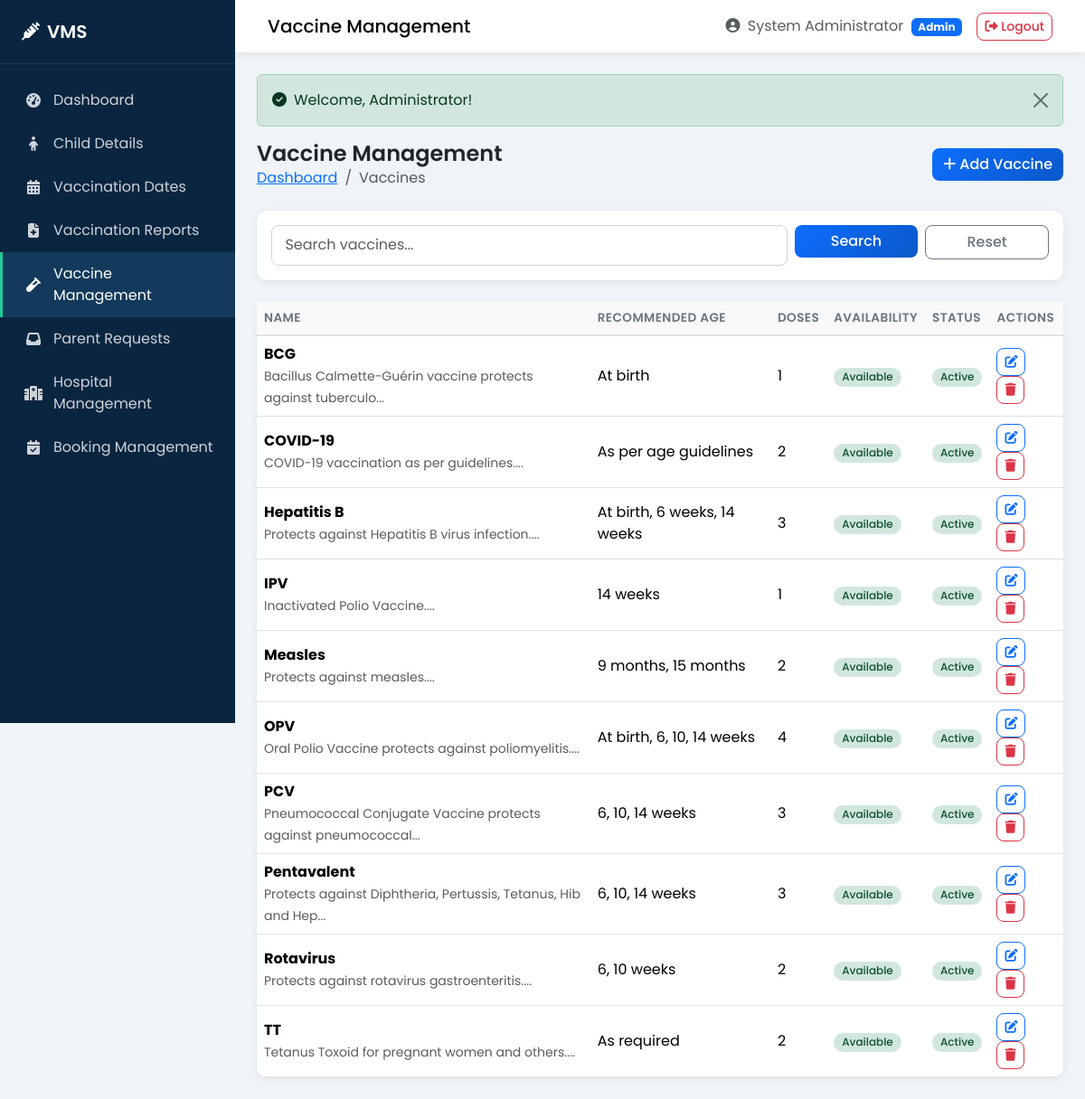
/admin/vaccines.php (signed in), run on the app's committed database.
### tables this page shows
CREATE TABLE `vaccines` (
  `id` int(11) NOT NULL AUTO_INCREMENT,
  `name` varchar(100) NOT NULL,
  `description` text DEFAULT NULL,
  `recommended_age` varchar(50) DEFAULT NULL,
  `doses_required` int(11) NOT NULL DEFAULT 1,
  `interval_days` int(11) DEFAULT 0,
  `availability` enum('available','unavailable') NOT NULL DEFAULT 'available',
  `status` enum('active','inactive') NOT NULL DEFAULT 'active',
  `created_at` timestamp NOT NULL DEFAULT CURRENT_TIMESTAMP,
  `updated_at` timestamp NOT NULL DEFAULT CURRENT_TIMESTAMP ON UPDATE CURRENT_TIMESTAMP,
  PRIMARY KEY (`id`)
);

### config/config.php (called while the page is built, shortened)
<?php
function url($path = '') {
    return BASE_URL . '/' . ltrim($path, '/');
}
function e($string) {
    return htmlspecialchars($string ?? '', ENT_QUOTES, 'UTF-8');
}

### admin/vaccines.php (the view, shortened to what this page needs)
<?php
require_once __DIR__ . '/../config/db.php';
$search = trim($_GET['search'] ?? '');
$where = "1=1";
$sql = "SELECT * FROM vaccines WHERE $where ORDER BY name";
$stmt = mysqli_prepare($conn, $sql);
mysqli_stmt_execute($stmt);
$result = mysqli_stmt_get_result($stmt);
$vaccines = [];
while ($r = mysqli_fetch_assoc($result)) $vaccines[] = $r;
include __DIR__ . '/../includes/header.php';
?>
<div class="page-header">
    <div>
        <h1>Vaccine Management</h1>
        <nav aria-label="breadcrumb">
            <ol class="breadcrumb">
                <li class="breadcrumb-item"><a href="<?php echo url('admin/dashboard.php'); ?>">Dashboard</a></li>
                <li class="breadcrumb-item active">Vaccines</li>
            </ol>
        </nav>
    </div>
    <button class="btn btn-primary" data-bs-toggle="modal" data-bs-target="#vaccineModal" onclick="resetForm()">
        <i class="fas fa-plus me-1"></i>Add Vaccine
    </button>
</div>
<div class="card mb-4">
    <div class="card-body">
        <form method="GET" class="row g-2">
            <div class="col-md-8">
                <input type="text" name="search" class="form-control" value="<?php echo e($search); ?>" placeholder="Search vaccines...">
            </div>
            <div class="col-md-2">
                <button type="submit" class="btn btn-primary w-100">Search</button>
            </div>
            <div class="col-md-2">
                <a href="<?php echo url('admin/vaccines.php'); ?>" class="btn btn-outline-secondary w-100">Reset</a>
            </div>
        </form>
    </div>
</div>
<div class="card">
    <div class="table-responsive">
        <table class="table table-hover mb-0">
            <thead>
                <tr>
                    <th>Name</th>
                    <th>Recommended Age</th>
                    <th>Doses</th>
                    <th>Availability</th>
                    <th>Status</th>
                    <th>Actions</th>
                </tr>
            </thead>
            <tbody>
                <?php if (empty($vaccines)): ?>
                    <tr><td colspan="6" class="text-center text-muted py-4">No vaccines found</td></tr>
                <?php else: foreach ($vaccines as $v): ?>
                    <tr>
                        <td>
                            <strong><?php echo e($v['name']); ?></strong>
                            <?php if ($v['description']): ?><br><small class="text-muted"><?php echo e(substr($v['description'], 0, 60)); ?>...</small><?php endif; ?>
                        </td>
                        <td><?php echo e($v['recommended_age']); ?></td>
                        <td><?php echo (int)$v['doses_required']; ?></td>
                        <td><span class="badge badge-status badge-<?php echo e($v['availability']); ?>"><?php echo ucfirst(e($v['availability'])); ?></span></td>
                        <td><span class="badge badge-status badge-<?php echo e($v['status']); ?>"><?php echo ucfirst(e($v['status'])); ?></span></td>
                        <td>
                            <a href="?edit=<?php echo $v['id']; ?>" class="btn btn-sm btn-outline-primary" data-bs-toggle="modal" data-bs-target="#vaccineModal" onclick='fillForm(<?php echo json_encode($v); ?>)'><i class="fas fa-edit"></i></a>
                            <form method="POST" class="d-inline" onsubmit="return confirm('Delete this vaccine?')">
                                <button type="submit" class="btn btn-sm btn-outline-danger"><i class="fas fa-trash"></i></button>
                            </form>
                        </td>
                    </tr>
                <?php endforeach; endif; ?>
            </tbody>
        </table>
    </div>
</div>
<?php include __DIR__ . '/../includes/footer.php'; ?>

### assets/css/style.css (style rules this page uses)
:root { --primary: #0d6efd; --primary-dark: #0a58ca; --teal: #20c997; --teal-dark: #199d76; --green: #198754; --danger: #dc3545; --warning: #ffc107; --dark: #212529; --gray: #6c757d; --light: #f8f9fa; --sidebar-width: 260px; --sidebar-bg: #0a2540; --sidebar-hover: #133a5c; --card-shadow: 0 0.125rem 0.5rem rgba(0,0,0,0.08); --card-shadow-hover: 0 0.5rem 1.5rem rgba(0,0,0,0.12); }
* { box-sizing: border-box; }
body { font-family: 'Poppins', sans-serif; background-color: #f0f4f8; color: var(--dark); margin: 0; min-height: 100vh; }
.card { border: none; border-radius: 0.75rem; box-shadow: var(--card-shadow); }
.table { margin-bottom: 0; }
.table thead th { background: #f8f9fa; font-weight: 600; font-size: 0.85rem; text-transform: uppercase; letter-spacing: 0.03em; color: var(--gray); border-bottom: 2px solid #dee2e6; white-space: nowrap; }
.table td { vertical-align: middle; }
.table-responsive { border-radius: 0 0 0.75rem 0.75rem; }
.badge-status { padding: 0.35em 0.75em; border-radius: 50rem; font-weight: 500; font-size: 0.75rem; }
.badge-active { background: #d1e7dd; color: #0f5132; }
.badge-available { background: #d1e7dd; color: #0f5132; }
.btn { border-radius: 0.5rem; font-weight: 500; }
.btn-primary { background: linear-gradient(135deg, #0d6efd, #0a58ca); border: none; }
.form-control, .form-select { border-radius: 0.5rem; border: 1px solid #ced4da; padding: 0.6rem 0.9rem; }
.page-header { display: flex; flex-wrap: wrap; justify-content: space-between; align-items: center; margin-bottom: 1.5rem; gap: 1rem; }
.page-header h1 { font-size: 1.5rem; font-weight: 600; margin: 0; }
.breadcrumb { margin-bottom: 0; background: transparent; padding: 0; }

### data on the page
vaccines: name "BCG", description "Bacillus Calmette-Guérin vaccine protects against tuberculo", recommended_age "At birth", doses_required "1", availability "Available", status "Active"
vaccines: name "COVID-19", description "COVID-19 vaccination as per guidelines.", recommended_age "As per age guidelines", doses_required "2", availability "Available", status "Active"
vaccines: name "Hepatitis B", description "Protects against Hepatitis B virus infection.", recommended_age "At birth, 6 weeks, 14 weeks", doses_required "3", availability "Available", status "Active"
vaccines: name "IPV", description "Inactivated Polio Vaccine.", recommended_age "14 weeks", doses_required "1", availability "Available", status "Active"
vaccines: name "Measles", description "Protects against measles.", recommended_age "9 months, 15 months", doses_required "2", availability "Available", status "Active"
vaccines: name "OPV", description "Oral Polio Vaccine protects against poliomyelitis.", recommended_age "At birth, 6, 10, 14 weeks", doses_required "4", availability "Available", status "Active"
vaccines: name "PCV", description "Pneumococcal Conjugate Vaccine protects against pneumococcal", recommended_age "6, 10, 14 weeks", doses_required "3", availability "Available", status "Active"
vaccines: name "Pentavalent", description "Protects against Diphtheria, Pertussis, Tetanus, Hib and Hep", recommended_age "6, 10, 14 weeks", doses_required "3", availability "Available", status "Active"
vaccines: name "Rotavirus", description "Protects against rotavirus gastroenteritis.", recommended_age "6, 10 weeks", doses_required "2", availability "Available", status "Active"
vaccines: name "TT", description "Tetanus Toxoid for pregnant women and others.", recommended_age "As required", doses_required "2", availability "Available", status "Active"

### other printed values
$page_title "Vaccine Management"
$_SESSION['user_name'] "System Administrator"
$_SESSION['role'] "Admin"
$success "Welcome, Administrator!"
